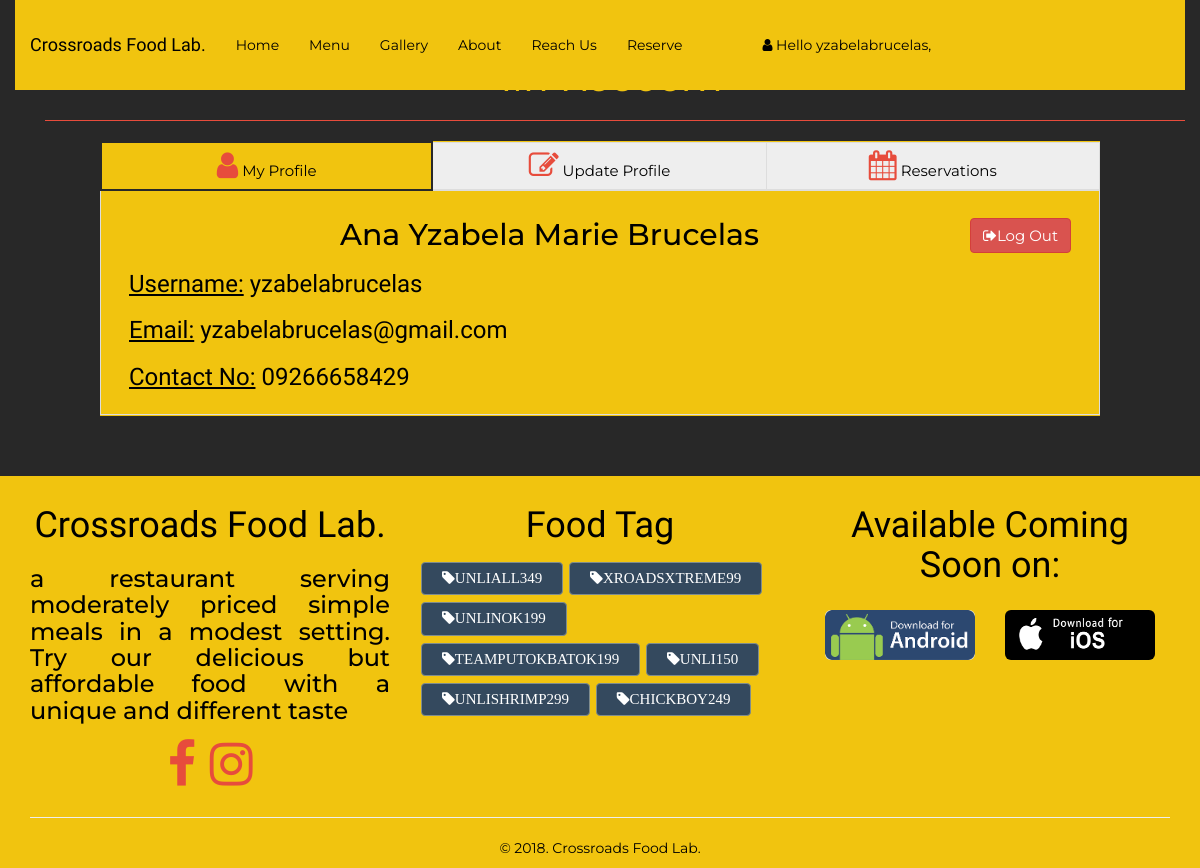
/profile.php (signed in), run on the app's committed database.
### tables this page shows
CREATE TABLE `users` (
  `username` text NOT NULL,
  `password` text NOT NULL,
  `fname` text NOT NULL,
  `lname` text NOT NULL,
  `email` text NOT NULL,
  `contact_no` text NOT NULL
);

CREATE TABLE `package` (
  `package_ID` varchar(100) NOT NULL,
  `package_title` text NOT NULL,
  `package_price` double(10,2) NOT NULL,
  `package_desc` text NOT NULL,
  PRIMARY KEY (`package_ID`)
);

### profile.php (the view, shortened to what this page needs)
<?php
$login_session=$_SESSION['login_user'];
include("includes/db.php");
$res = "SELECT * from users where username ='$login_session'";
$run = mysqli_query($con, $res);
$row=mysqli_fetch_array($run);
$login_session=$_SESSION['login_user'];
$fname = $row['fname'];
$lname = $row['lname'];
$email = $row['email'];
$contact_no = $row['contact_no'];
?>
<!DOCTYPE html>
<html lang="en">
<head>
  <link rel="stylesheet" href="admin/assets/css/animate.css"/>
    <link rel="stylesheet" href="admin/assets/css/hover.css"/>
 <link rel="stylesheet" href="css/style1.css"/>
<link rel="stylesheet" href="https://cdnjs.cloudflare.com/ajax/libs/font-awesome/4.7.0/css/font-awesome.min.css">
</head>
<body style="background-color: rgb(40,40,40);">
 <?php include('nav/profile-nav.php');?>
<br><br>
  <div class="container">
 <div class="container">
<h1 style="color:#f1c40f;font-family: 'Teko',sans-serif"><center>MY ACCOUNT</center></h1>
 <hr style="border-color: rgb(231,76,60);">
</div>
              <div class="tabs">
  <div class="tab-button-outer">
    <ul id="tab-button" >
      <li><a href="#tab01" style="font-size: 15px"><i class="fa fa-user fa-2x"></i> My Profile</a></li>
      <li><a href="#tab02" style="font-size: 15px"><i class="fa fa-edit fa-2x"></i> Update Profile</a></li>
      <li><a href="#tab03" style="font-size: 15px"><i class="fa fa-calendar fa-2x"></i> Reservations</a></li>
    </ul>
  </div>
  <div id="tab01" class="tab-contents">
        <h3><a href="logout.php"  class="btn btn-danger animated infinite flash" style="color:white;font-family: 'Montserrat', sans-serif;font-size: 15px;float: right;" ><i class="fa fa-sign-out"></i>Log Out</a></h3>
    <h2 style="color:black;font-family: 'Montserrat', sans-serif;" align="center"><?php echo $fname;?> <?php echo $lname;?></h2>
    <p> <h3 style="color:black;font-family: 'Teko', sans-serif;"><u>Username:</u> <?php echo $login_session;?></h3>
            <h3 style="color:black;font-family: 'Teko', sans-serif;"><u>Email:</u> <?php echo $email;?></h3>
                  <h3 style="color:black;font-family: 'Teko', sans-serif;"><u>Contact No:</u> <?php echo $contact_no;?></h3></p>
  </div>
</div>
  </div>
<br><br><br>
<?php include('footer.php');?>
  </body>
</html>

### footer.php (shortened to what this page needs)
<!DOCTYPE html>
<html>
<head>
<link rel="stylesheet" href="https://cdnjs.cloudflare.com/ajax/libs/font-awesome/4.7.0/css/font-awesome.min.css">
      <link rel="stylesheet" href="admin/assets/css/animate.css"/>
    <link rel="stylesheet" href="admin/assets/css/hover.css"/>
 <link rel="stylesheet" href="css/style1.css"/>
</head>
    <body>
    <footer class="footer">
    <div class="container">
        <div class="row">
        <div class="col-sm-4">
            <h1><center>Crossroads Food Lab.</center></h1>
            <h3 style="text-align: justify;">a restaurant serving moderately priced simple meals in a modest setting. Try our delicious but affordable food with a unique and different taste</h3>
            <center>
            <ul class="social-icon">
            <a href="#" class="social" title="Facebook">
                <i class="fa fa-2x fa-facebook" aria-hidden="true"></i></a>
            <a href="#" class="social" title="Instagram"><i class="fa fa-2x fa-instagram" aria-hidden="true"></i></a>
            </ul>
            </center>
            </div>
        <div class="col-sm-4">
            <h1><center>Food Tag</center></h1>
            <div class="category">
                <?php
include('includes/db.php');
    $query=mysqli_query($con,"SELECT * from package")or die(mysqli_error($con));
      while ($row=mysqli_fetch_array($query)){
        $package_title=$row['package_title'];
?>
            <a href="menu.php" style="font-family: 'Teko',sans-serif;"><i class="fa fa-tag"><?php echo $package_title;?></i></a>
            <?php }?>
            </div>
            </div>
        <div class="col-md-4">
            <h1><center>Available Coming Soon on:</center></h1>
            <div class="paymebt">
          <a class="navbar-brand" href="Crossroads.apk">
                <center><img src="img/android.png" class="img-rounded" width="150px" height="50px"/></center>
            </a>
                      <a class="navbar-brand" href="#">
                <center><img src="img/ios.png" class="img-rounded" width="150px" height="50px"/></center>
            </a>
            </div>
            </div>
        </div>
        <hr>
        <div class="row text-center"> © 2018. Crossroads Food Lab.</div>
        </div>
    </footer>
    </body>
    </html>

### profile.php (style rules this page uses)
.animated { -webkit-animation-duration: 1s; animation-duration: 2s; -webkit-animation-fill-mode: both; animation-fill-mode: both; }
.fa-2x { margin: 0 auto; float: none; display: table; color: rgb(231,76,60); }
.tabs { max-width: 1000px; margin: 0 auto; padding: 0 ; background-color:#f1c40f; }
#tab-button { display: table; table-layout: fixed; width: 100%; margin: 0; padding: 0; list-style: none; }
#tab-button li { display: table-cell; width: 20%; }
#tab-button li a { display: block; padding: .5em; background: #eee; border: 1px solid #ddd; text-align: center; color: #000; text-decoration: none; }
#tab-button li:not(:first-child) a { border-left: none; }
#tab-button li a:hover, #tab-button .is-active a { border-color: rgb(40,40,40); border-width: 2px; background: #f1c40f; }
.tab-contents { padding: .5em 2em 1em; border: 1px solid #ddd; }
.tab-button-outer { display: none; }
.tab-contents { margin-top: 20px; }
@media screen and (min-width: 768px) { .tab-button-outer { position: relative; z-index: 2; display: block; } }
@media screen and (min-width: 768px) { .tab-contents { position: relative; top: -1px; margin-top: 0; } }

### nav/profile-nav.php (style rules this page uses)
.navbar-brand { font-size: 24px; font-family: 'Teko', sans-serif; color: black; }
.navbar-brand.fixed-theme, .navbar-container.fixed-theme, .navbar.navbar-fixed-top.fixed-theme, .navbar-brand, .navbar-container { transition: 0.8s; -webkit-transition: 0.8s; }
a { font-family: 'Montserrat', sans-serif; color: black; }

### footer.php (style rules this page uses)
p,h1,h2,h4 { color: black; font-family: 'Teko', sans-serif; }
.footer { padding: 10px 0 10px 0; background-color:#f1c40f; color: black; font-family: 'Montserrat', sans-serif; }
.footer .social-icon { padding:0px;margin:0px; }
.footer .social-icon a { display:inline-block;color:#fff;font-size:25px;padding:5px; }
.footer .category a { text-decoration: none; color: #fff; display: inline-block; padding: 5px 20px; margin: 1px; border-radius:4px; margin-top: 6px; font-size: 15px; background-color: #34495e; border: solid 1px #7f8c8d; font-family: "Montserrat",sans-serif; }

### data on the page
users: fname "Ana Yzabela Marie", lname "Brucelas", email "yzabelabrucelas@gmail.com", contact_no "09266658429"
package: package_title "UNLIALL349"
package: package_title "XROADSXTREME99"
package: package_title "UNLINOK199"
package: package_title "TEAMPUTOKBATOK199"
package: package_title "UNLI150"
package: package_title "UNLISHRIMP299"
package: package_title "CHICKBOY249"

### other printed values
$login_session "yzabelabrucelas"
